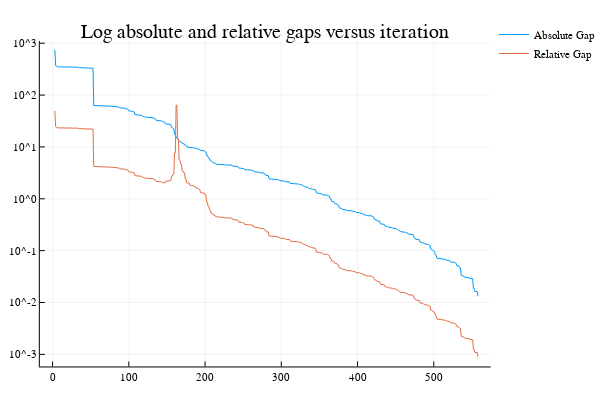

Notebook source saved alongside this figure:
### Markdown cell above
### Plotting absolute and relative gaps versus iteration

### Code cell
p4 = Plots.plot(iteration_number, abs_gap, title="Log absolute and relative gaps versus iteration", yscale = :log10, lab="Absolute Gap")
Plots.plot!(iteration_number, rel_gap, lab="Relative Gap")

### Figure 1 — Plotly figure (JSON) as saved in the notebook; plotly's stock layout.template omitted (floating-point values rounded to 4 significant figures; data arrays with more than 128 entries replaced by an {"elided": "..."} marker saying what was removed)
{"data": [{"colorbar": {"title": ""}, "hoverinfo": "text", "legendgroup": "Absolute Gap", "line": {"color": "rgba(0, 154, 250, 1.000)", "dash": "solid", "shape": "linear", "width": 1}, "mode": "lines", "name": "Absolute Gap", "showlegend": true, "text": {"elided": "559 null values"}, "type": "scatter", "x": {"elided": "559 int values"}, "xaxis": "x1", "y": {"elided": "559 float values"}, "yaxis": "y1", "zmax": 0.1, "zmin": -0.1}, {"colorbar": {"title": ""}, "hoverinfo": "text", "legendgroup": "Relative Gap", "line": {"color": "rgba(227, 111, 71, 1.000)", "dash": "solid", "shape": "linear", "width": 1}, "mode": "lines", "name": "Relative Gap", "showlegend": true, "text": {"elided": "558 null values"}, "type": "scatter", "x": {"elided": "558 int values"}, "xaxis": "x1", "y": {"elided": "558 float values"}, "yaxis": "y1", "zmax": 0.1, "zmin": -0.1}], "layout": {"annotations": [{"font": {"color": "rgba(0, 0, 0, 1.000)", "family": "sans-serif", "size": 20}, "rotation": 0, "showarrow": false, "text": "Log absolute and relative gaps versus iteration", "x": 0.537, "xanchor": "center", "xref": "paper", "y": 1, "yanchor": "top", "yref": "paper"}], "height": 400, "legend": {"bgcolor": "rgba(255, 255, 255, 1.000)", "bordercolor": "rgba(0, 0, 0, 1.000)", "font": {"color": "rgba(0, 0, 0, 1.000)", "family": "sans-serif", "size": 11}, "tracegroupgap": 0, "x": 1, "y": 1}, "margin": {"b": 20, "l": 0, "r": 0, "t": 20}, "paper_bgcolor": "rgba(255, 255, 255, 1.000)", "plot_bgcolor": "rgba(255, 255, 255, 1.000)", "showlegend": true, "width": 600, "xaxis": {"anchor": "y1", "domain": [0.08064, 0.9934], "gridcolor": "rgba(0, 0, 0, 0.100)", "gridwidth": 0.5, "linecolor": "rgba(0, 0, 0, 1.000)", "mirror": false, "range": [-16.74, 574.7], "showgrid": true, "showline": true, "showticklabels": true, "tickangle": 0, "tickcolor": "rgb(0, 0, 0)", "tickfont": {"color": "rgba(0, 0, 0, 1.000)", "family": "sans-serif", "size": 11}, "tickmode": "array", "ticks": "inside", "ticktext": ["0", "100", "200", "300", "400", "500"], "tickvals": [0, 100, 200, 300, 400, 500], "title": "", "titlefont": {"color": "rgba(0, 0, 0, 1.000)", "family": "sans-serif", "size": 15}, "type": "-", "visible": true, "zeroline": false, "zerolinecolor": "rgba(0, 0, 0, 1.000)"}, "yaxis": {"anchor": "x1", "domain": [0.03762, 0.9415], "gridcolor": "rgba(0, 0, 0, 0.100)", "gridwidth": 0.5, "linecolor": "rgba(0, 0, 0, 1.000)", "mirror": false, "range": [-3.233, 3.042], "showgrid": true, "showline": true, "showticklabels": true, "tickangle": 0, "tickcolor": "rgb(0, 0, 0)", "tickfont": {"color": "rgba(0, 0, 0, 1.000)", "family": "sans-serif", "size": 11}, "tickmode": "array", "ticks": "inside", "ticktext": ["10^-3", "10^-2", "10^-1", "10^0", "10^1", "10^2", "10^3"], "tickvals": [0.001, 0.01, 0.1, 1, 10, 100, 1000], "title": "", "titlefont": {"color": "rgba(0, 0, 0, 1.000)", "family": "sans-serif", "size": 15}, "type": "log", "visible": true, "zeroline": false, "zerolinecolor": "rgba(0, 0, 0, 1.000)"}}}
